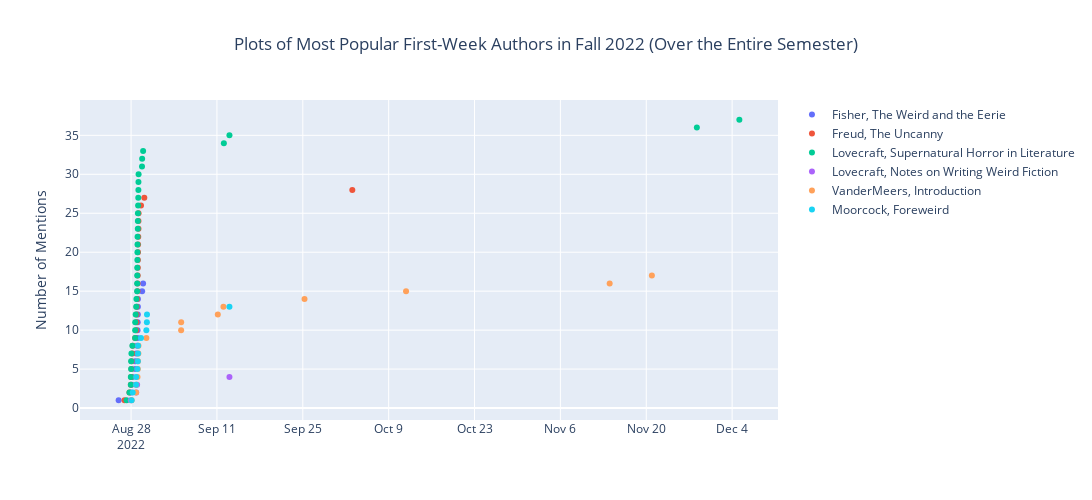

The notebook cell this image was saved under:
### Code cell
fig = go.Figure()

for author_mention in plotly_df['author_mentions'].unique():
    data = plotly_df[plotly_df['author_mentions'] == author_mention]
    author_name = author_mapping.get(author_mention, str(author_mention))
    fig.add_trace(go.Scatter(
        x=data['created_at'],
        y=data['cumulative_count'],
        name=author_name,
        mode='markers',
    ))

    fig.update_layout(
    title_text='Plots of Most Popular First-Week Authors in Fall 2022 (Over the Entire Semester)',
    title_x=0.5,
    width=1400,
    height=500,
    yaxis=dict(title='Number of Mentions')
)

fig.show()
